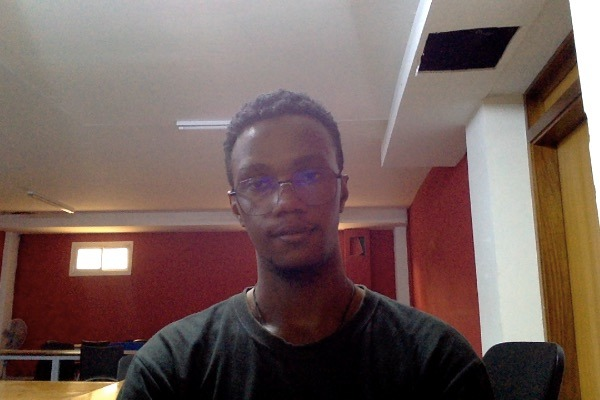
#> input picture assets/creator_profile.jpg, 600 x 400 px
$ python -i legal_content.py   (imports and definitions only)
#> lines starting #> are read from the running program, lines starting #| are printed output that depends on the picture; after the words box and inside, x2 and y2 are one past the last pixel; in counts of white or black regions, pixels touching at a corner belong together
"""
legal notice, privacy policy (politique de confidentialite), about us / programmer
biography, text sanitizer (strict lowercase, no accents), and gta 4 / circular creator
avatar loaders for douala run (maximus 3d).
(c) 2024-2026 pondi ashley rey maxim - all rights reserved / tous droits reserves.
"""

from __future__ import annotations

import unicodedata
from pathlib import Path
from typing import Dict, List, Optional, Tuple

import numpy as np
import pygame
from PIL import Image, ImageDraw, ImageEnhance, ImageFilter, ImageOps

ASSETS_DIR = Path(__file__).resolve().parent.parent / "assets"
CREATOR_PHOTO_PATH = ASSETS_DIR / "creator_profile.jpg"


# [29 lines left out: function clean_ui_text, not called in this run]


CREATOR_NAME = "pondi ashley rey maxim"
GAME_BRAND = "douala run"
COPYRIGHT_LINE = "(c) 2024-2026 pondi ashley rey maxim - all rights reserved / tous droits reserves"


PRIVACY_POLICY_SECTIONS: List[Tuple[str, str]] = [
    (
        "1. presentation / introduction",
        "welcome to douala run (maximus 3d), a 3d game conceived and developed solo by "
        "pondi ashley rey maxim since year 1 (2024). / bienvenue dans douala run (maximus 3d), "
        "un jeu 3d concu et developpe en solo par pondi ashley rey maxim depuis annee 1 (2024). "
        "this privacy policy explains how your local game data is handled transparently.",
    ),
    (
        "2. zero data collection / aucune collecte de donnees",
        "douala run runs 100% offline on your computer. / douala run fonctionne 100% hors ligne "
        "sur votre ordinateur. no personal data, no device id, no location, no telemetry, and no "
        "tracking are ever sent to external servers or shared with third parties.",
    ),
    (
        "3. local save only / stockage local uniquement",
        "the game only saves your progress locally in 'maximus_save.json' inside the game folder: "
        "unlocked douala districts, stars, best scores, virtual fcfa coins, upgrades, outfits, "
        "audio mute setting, and legal acceptance. / sauvegarde locale uniquement dans maximus_save.json.",
    ),
    (
        "4. local media & assets / medias integres",
        "all 3d meshes, procedural textures, audio synthesis, and the creator profile picture "
        "(pondi ashley rey maxim) are stored locally. the game never accesses your camera, "
        "microphone, or personal files. / aucun acces camera, micro ou fichiers personnels.",
    ),
    (
        "5. user rights & reset / droits utilisateur et suppression",
        "you keep full control of your local data and can erase everything anytime by deleting "
        "'maximus_save.json'. / vous pouvez supprimer toutes vos donnees locales a tout moment "
        "en effacant le fichier maximus_save.json. author / auteur: pondi ashley rey maxim.",
    ),
]


LEGAL_DOCUMENT_SECTIONS: List[Tuple[str, str]] = [
    (
        "1. copyright & ownership / propriete intellectuelle",
        "douala run (maximus 3d), including its native c++17 engine, python opengl 3.3 renderer, "
        "art direction, npc system, and procedural audio, is the exclusive property of "
        "pondi ashley rey maxim. (c) 2024-2026 pondi ashley rey maxim - all rights reserved / "
        "tous droits reserves.",
    ),
    (
        "2. software license / licence utilisation (eula)",
        "by accepting this legal document, the author grants you a personal, non-exclusive, "
        "non-transferable license to play douala run on your machine. / en acceptant ce document "
        "juridique, toute redistribution commerciale, revente ou appropriation du code sans accord "
        "ecrit de pondi ashley rey maxim est strictement interdite.",
    ),
    (
        "3. douala artistic tribute / hommage a la ville de douala",
        "the districts and landmarks featured (akwa boulevard de la liberte, marche mboppi, "
        "rond-point deido & monument de la nouvelle liberte, pont du wouri, bonanjo, yellow taxis, "
        "benskins, and pedestrians) are an artistic cultural tribute to douala, cameroon. / "
        "hommage artistique et culturel a douala, cameroun, sans affiliation officielle tierce.",
    ),
    (
        "4. disclaimer / responsabilite",
        "this software is provided 'as is' as an independent solo programming project. / "
        "ce logiciel est fourni en l'etat dans le cadre d'un projet independant de programmation. "
        "the author is not liable for indirect damages. take regular breaks while playing.",
    ),
    (
        "5. mandatory acceptance / acceptation prealable obligatoire",
        "access to douala run requires reading and explicitly accepting both the privacy policy "
        "and this legal document. / l'acces au jeu necessite l'acceptation explicite de la "
        "politique de confidentialite et du present document juridique.",
    ),
]


ABOUT_CONCEPTION_PARAGRAPHS: List[str] = [
    "conceived in year 1 (2024) under pure solo passion for programming, douala run (maximus 3d) "
    "was born from a bold dream: building a complete 3d arcade runner from scratch using only "
    "c++ and python. / concu depuis annee 1 (2024) par pure passion de la programmation en solo.",
    "from custom c++17 physics, 2-bone realistic kinematics, lively douala pnj pedestrians, and "
    "39 procedural 3d meshes to opengl 3.3 soft shadows, tropical lighting, and makossa audio, "
    "every line celebrates akwa, marche mboppi, rond-point deido, pont du wouri, and bonanjo.",
]


PROGRAMMER_BIO_LINES: List[str] = [
    "pondi ashley rey maxim - solo creator, engine programmer & designer / createur solo.",
    "started the conception of douala run in year 1 (2024), driven by passion for programming "
    "in solo, 3d graphics, and bringing the streets of douala cameroon to life. / "
    "conception lancee en annee 1 (2024) par passion de la programmation en solo.",
    "tech / stack: native c++17 (pybind11 physics, kinematics, pnj & 3d meshes) + python (opengl 3.3 / moderngl / pygame).",
]


_AVATAR_CACHE: Dict[Tuple[int, int], pygame.Surface] = {}
_GTA4_CACHE: Dict[Tuple[int, int], pygame.Surface] = {}


# [43 lines left out: function load_creator_avatar, not called in this run]


def load_gta4_portrait(width: int = 320, height: int = 390) -> Optional[pygame.Surface]:
    """
    Create an iconic GTA IV-style illustrated loading-screen artwork panel of
    pondi ashley rey maxim (warm amber-noir grading, bold contrast, subtle inked contour,
    crisp dark frame with golden inner pinstripe).
    """
#> called with width = 320, height = 390
    key = (width, height)
    if key in _GTA4_CACHE:
        return _GTA4_CACHE[key]

    if not CREATOR_PHOTO_PATH.exists():
        return None

    try:
        src = Image.open(CREATOR_PHOTO_PATH).convert("RGB")
#> src is the input picture: PIL image 600x400 RGB; mean R, G, B 115.7, 94.7, 90.2
        sw, sh = src.size
#> sw = 600; sh = 400
        # Portrait crop matching requested aspect ratio centered on face & shoulders
        target_ratio = width / float(height)
        crop_h = int(sh * 0.92)
#> crop_h = 368
        crop_w = min(sw, int(crop_h * target_ratio))
#> crop_w = 301
        cx = int(sw * 0.475)
#> cx = 285
        cy = int(sh * 0.52)
#> cy = 208
        left = max(0, min(sw - crop_w, cx - crop_w // 2))
#> left = 135
        top = max(0, min(sh - crop_h, cy - crop_h // 2))
#> top = 24
        art = src.crop((left, top, left + crop_w, top + crop_h)).resize(
            (width, height), Image.Resampling.LANCZOS
        )
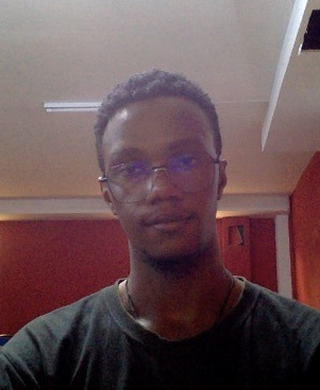
#> art: PIL image 320x390 RGB; mean R, G, B 104, 80.9, 84.5

        # GTA IV illustrated painterly treatment: smooth skin planes + warm amber contrast + dark ink edges
        smooth = art.filter(ImageFilter.MedianFilter(size=3))
        poster = ImageOps.posterize(smooth, bits=5)
        blended = Image.blend(smooth, poster, alpha=0.38)
        blended = ImageEnhance.Contrast(blended).enhance(1.32)
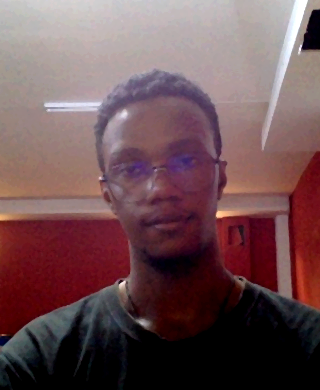
#> blended: PIL image 320x390 RGB; mean R, G, B 109.6, 80, 83.9
        blended = ImageEnhance.Color(blended).enhance(1.18)

        # Subtle warm GTA IV golden-noir color tint & dark edge vignette
        arr = np.asarray(blended, dtype=np.float32)
        # Warm amber highlight lift + gritty cool shadow pull
        arr[:, :, 0] = np.clip(arr[:, :, 0] * 1.08 + 6.0, 0, 255)
        arr[:, :, 1] = np.clip(arr[:, :, 1] * 1.02 + 2.0, 0, 255)
        arr[:, :, 2] = np.clip(arr[:, :, 2] * 0.88, 0, 255)
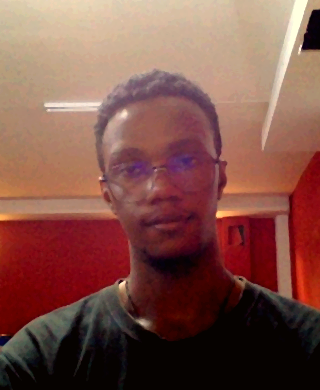
#> arr: shape (390, 320, 3) float32; mean R, G, B 127.8, 81.7, 72.6

        # Subtle dark comic ink contours from Sobel/edge pass
        edges = smooth.convert("L").filter(ImageFilter.FIND_EDGES)
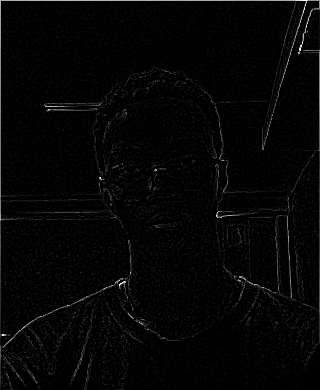
#> edges: PIL image 320x390 L; min 0, max 255, mean 5.4
        e_arr = np.asarray(edges, dtype=np.float32)
        ink = np.clip((e_arr - 34.0) / 140.0, 0.0, 0.55)
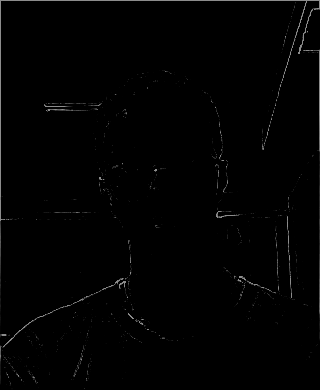
#> ink: shape (390, 320) float32; min 0, max 0.55, mean 0.00787
        arr *= (1.0 - ink[:, :, None])
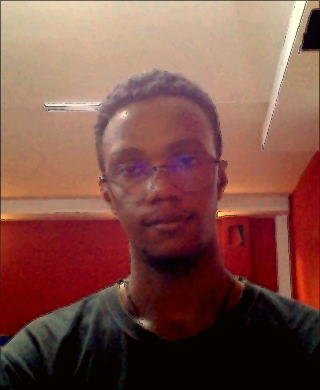
#> arr: shape (390, 320, 3) float32; 2.99% of pixels changed, all inside (x1, y1, x2, y2) = (0, 0, 320, 390)

        # Radial GTA IV vignette
        ys = np.linspace(-1.0, 1.0, height)[:, None]
        xs = np.linspace(-1.0, 1.0, width)[None, :]
        vig = np.clip(1.0 - 0.42 * (xs * xs + ys * ys), 0.42, 1.0)
        arr *= vig[:, :, None]
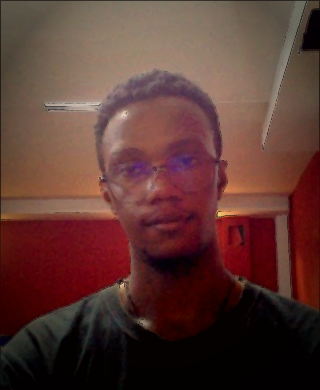
#> arr: shape (390, 320, 3) float32; mean R, G, B 92.2, 56.7, 51.3

        rgba = np.zeros((height, width, 4), dtype=np.uint8)
        rgba[:, :, :3] = np.clip(arr, 0, 255).astype(np.uint8)
        rgba[:, :, 3] = 255
        card = Image.fromarray(rgba, mode="RGBA")

        # Iconic thick GTA IV black outer panel border + warm gold inner pinstripe
        draw = ImageDraw.Draw(card)
        draw.rectangle([0, 0, width - 1, height - 1], outline=(10, 10, 14, 255), width=8)
        draw.rectangle([8, 8, width - 9, height - 9], outline=(246, 194, 42, 240), width=2)

        surf = pygame.image.frombytes(card.tobytes(), (width, height), "RGBA")
        _GTA4_CACHE[key] = surf
        return surf
    except Exception:
        return None

>>> result = load_gta4_portrait()
